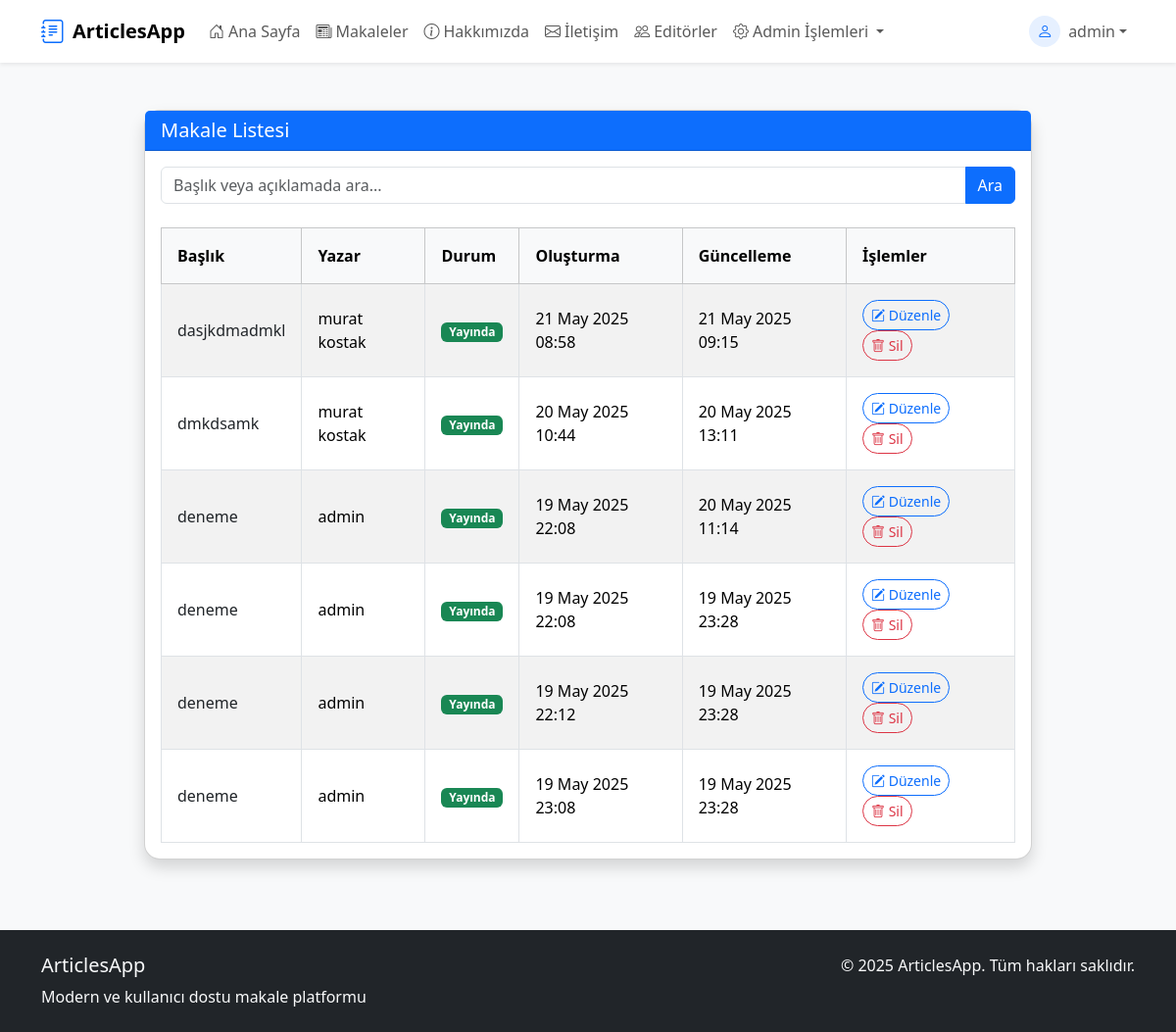
Before: /makale/article-list (signed in) with the older database file.
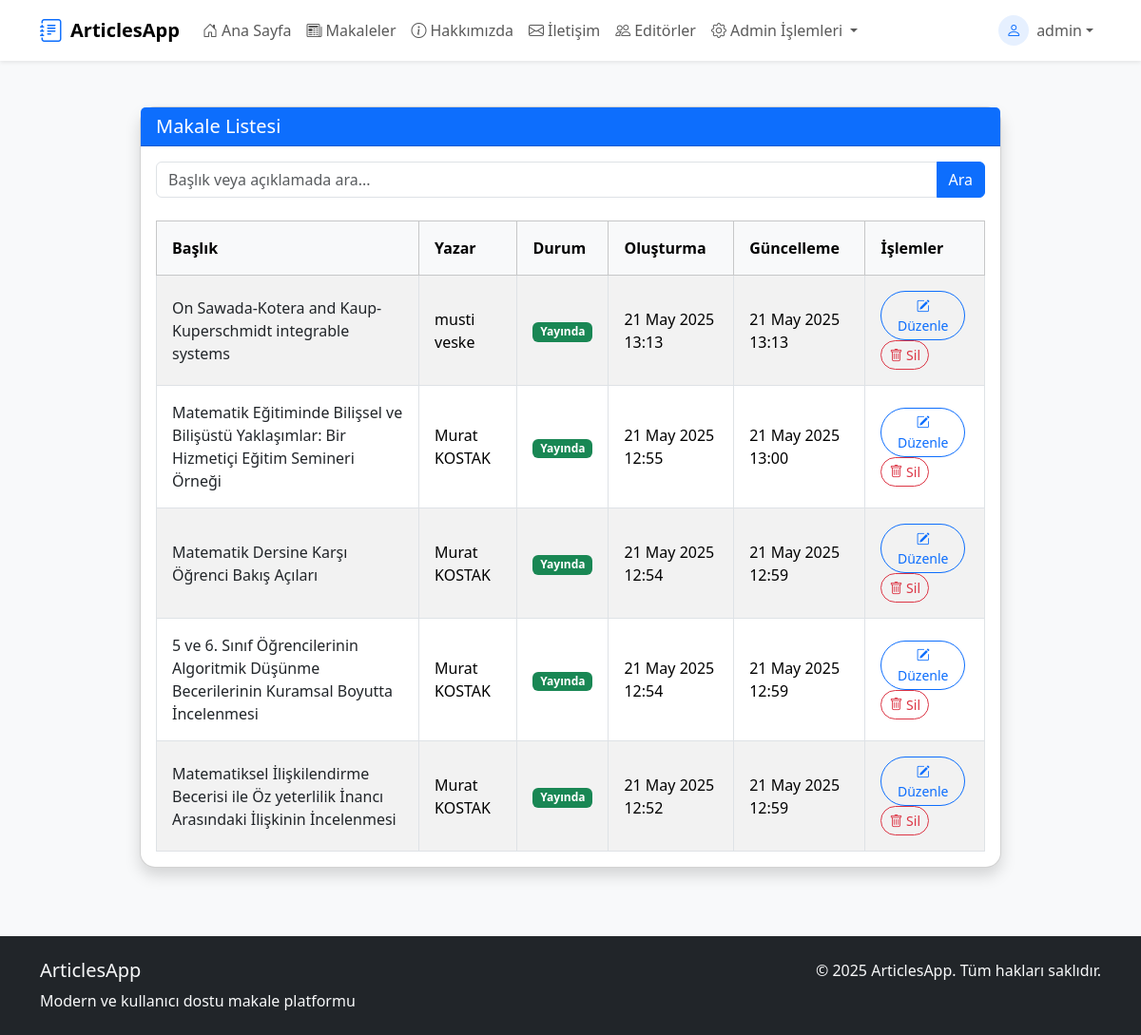
After: the same page with the newer database file.
### articles/models.py (models this page shows, shortened)
class Article(models.Model):
    title = models.CharField(max_length=200)
    description = models.TextField()
    file = models.FileField(
        upload_to=article_file_upload_to,
        validators=[validate_pdf],  # ✅ Buraya eklendi
        null=True,
        blank=True
    )
    date = models.DateField(auto_now=True)
    isActive = models.BooleanField(default=False)
    isHome = models.BooleanField(default=False)
    slug = models.SlugField(null=False, blank=True, unique=True)
    categories = models.ManyToManyField("Category")
    author = models.ForeignKey(User, on_delete=models.CASCADE, null=True, blank=True)
    admin_note = models.TextField(blank=True, null=True)
    created_at = models.DateTimeField(default=timezone.now)
    updated_at = models.DateTimeField(auto_now=True)
    class Meta:
        ordering = ['-updated_at']

### articles/views.py (the view)
# urls.py: path('article-list', views.article_list, name='article_list'),
@login_required
@user_passes_test(lambda u: u.is_superuser)
def article_list(request):
    query = request.GET.get("q", "").strip()
    if query != "":
        articles = Article.objects.filter(
            Q(title__icontains=query) |
            Q(description__icontains=query) |
            Q(author__first_name__icontains=query) |
            Q(author__last_name__icontains=query)
        ).select_related('author').order_by("-updated_at")
    else:
        articles = Article.objects.all().select_related('author').order_by("-updated_at")
    return render(request, 'articles/article-list.html', {
        'articles': articles,
        'query': query
    })

### articles/templates/articles/article-list.html (shortened to what this page needs)
{% extends 'layout.html' %}
{% load static %}
{% block css_file %}
<link rel="stylesheet" href="{% static 'articles/css/style.css' %}">
{% endblock %}
{% block content %}
<div class="container mt-4">
    <div class="row">
        <div class="col-md-10 offset-md-1">
            <div class="card shadow rounded-4">
                <div class="card-header bg-primary text-white">
                    <h5 class="mb-0">Makale Listesi</h5>
                </div>
                <div class="card-body">
                    <form method="GET" class="mb-4">
                        <div class="input-group">
                            <input type="text" name="q" class="form-control" placeholder="Başlık veya açıklamada ara..." value="{{ request.GET.q }}">
                            <button class="btn btn-primary" type="submit">Ara</button>
                        </div>
                    </form>
                    <div class="table-responsive">
                        <table class="table table-bordered table-striped align-middle mb-0">
                            <thead class="table-light">
                                <tr>
                                    <th>Başlık</th>
                                    <th>Yazar</th>
                                    <th>Durum</th>
                                    <th>Oluşturma</th>
                                    <th>Güncelleme</th>
                                    <th>İşlemler</th>
                                </tr>
                            </thead>
                            <tbody>
                                {% for article in articles %}
                                <tr>
                                    <td>
                                        <a href="{% url 'article_details' article.slug %}" class="text-decoration-none text-dark">
                                            {{ article.title }}
                                        </a>
                                    </td>
                                    <td>
                                        {% if article.author %}
                                            {{ article.author.get_full_name|default:article.author.username }}
                                        {% else %}
                                            <span class="text-muted">Belirtilmemiş</span>
                                        {% endif %}
                                    </td>
                                    <td>
                                        {% if article.isActive %}
                                            <span class="badge bg-success">Yayında</span>
                                        {% else %}
                                            <span class="badge bg-warning text-dark">Onay Bekliyor</span>
                                        {% endif %}
                                    </td>
                                    <td>{{ article.created_at|date:"d M Y H:i" }}</td>
                                    <td>{{ article.updated_at|date:"d M Y H:i" }}</td>
                                    <td>
                                        <a href="{% url 'article_edit' article.id %}" class="btn btn-sm btn-outline-primary rounded-pill me-1">
                                            <i class="bi bi-pencil-square"></i> Düzenle
                                        </a>
                                        <a href="{% url 'article_delete' article.id %}" class="btn btn-sm btn-outline-danger rounded-pill" onclick="return confirm('Bu makale silinsin mi?');">
                                            <i class="bi bi-trash"></i> Sil
                                        </a>
                                    </td>
                                </tr>
                                {% empty %}
                                <tr>
                                    <td colspan="6" class="text-center text-muted">Makale bulunamadı.</td>
                                </tr>
                                {% endfor %}
                            </tbody>
                        </table>
                    </div>
                </div>
            </div>
        </div>
    </div>
</div>
{% endblock %}

### templates/layout.html (shortened to what this page needs)
{% load static %}
<!DOCTYPE html>
<html lang="en">
<head>
    <link href="https://cdn.jsdelivr.net/npm/bootstrap@5.3.0/dist/css/bootstrap.min.css" rel="stylesheet">
    <link href="https://cdn.jsdelivr.net/npm/bootstrap-icons@1.10.0/font/bootstrap-icons.css" rel="stylesheet">
    <link rel="stylesheet" href="{% static 'css/style.css' %}"/>
    {% block css_file %} {% endblock %}
</head>
<body class="bg-light">
    <div class="container-fluid px-0">
        {% include 'partials/_nav.html' %}
        <main class="container py-4">
            {% block content %} {% endblock content %}
        </main>
        <footer class="bg-dark text-light py-4 mt-5">
            <div class="container">
                <div class="row">
                    <div class="col-md-6">
                        <h5>ArticlesApp</h5>
                        <p class="mb-0">Modern ve kullanıcı dostu makale platformu</p>
                    </div>
                    <div class="col-md-6 text-md-end">
                        <p class="mb-0">&copy; {% now "Y" %} ArticlesApp. Tüm hakları saklıdır.</p>
                    </div>
                </div>
            </div>
        </footer>
    </div>
</body>
</html>

### templates/partials/_nav.html (shortened to what this page needs)
{% load static %}
<!DOCTYPE html>
<html lang="tr">
<head>
  <link href="{% static 'css/bootstrap.min.css' %}" rel="stylesheet">
</head>
<body>
<nav class="navbar navbar-expand-lg navbar-light bg-white shadow-sm sticky-top">
  <div class="container">
    <a class="navbar-brand d-flex align-items-center" href="/">
      <i class="bi bi-journal-text fs-4 me-2 text-primary"></i>
      <span class="fw-bold">ArticlesApp</span>
    </a>
    <div class="collapse navbar-collapse" id="navbarNav">
      <ul class="navbar-nav me-auto mb-2 mb-lg-0">
        <li class="nav-item">
          <a href="/" class="nav-link {% if request.path == '/' %}active fw-bold{% endif %}">
            <i class="bi bi-house-door me-1"></i>Ana Sayfa
          </a>
        </li>
        <li class="nav-item">
          <a href="{% url 'index' %}" class="nav-link {% if request.path == '/index' %}active fw-bold{% endif %}">
            <i class="bi bi-newspaper me-1"></i>Makaleler
          </a>
        </li>
        <li class="nav-item">
          <a href="/about" class="nav-link {% if request.path == '/about' %}active fw-bold{% endif %}">
            <i class="bi bi-info-circle me-1"></i>Hakkımızda
          </a>
        </li>
        <li class="nav-item">
          <a href="/contact" class="nav-link {% if request.path == '/contact' %}active fw-bold{% endif %}">
            <i class="bi bi-envelope me-1"></i>İletişim
          </a>
        </li>
        <li class="nav-item">
          <a href="{% url 'account:authors_list' %}" class="nav-link {% if request.path == '/account/authors' %}active fw-bold{% endif %}">
            <i class="bi bi-people me-1"></i>Editörler
          </a>
        </li>
        {% if user.is_authenticated %}
            {% if user.is_superuser %}
                <li class="nav-item dropdown">
                    <a class="nav-link dropdown-toggle" href="#" id="adminDropdown"
                       role="button" data-bs-toggle="dropdown" aria-expanded="false">
                        <i class="bi bi-gear me-1"></i>Admin İşlemleri
                    </a>
                </li>
            {% else %}
                <li class="nav-item">
                    <a href="{% url 'article_create' %}" class="nav-link {% if request.path == '/article/create/' %}active fw-bold{% endif %}">
                        <i class="bi bi-plus-circle me-1"></i>Makale Ekle
                    </a>
                </li>
            {% endif %}
        {% endif %}
      </ul>
      <ul class="navbar-nav">
        {% if user.is_authenticated %}
        <li class="nav-item dropdown">
          <a class="nav-link dropdown-toggle d-flex align-items-center" href="#" id="userDropdown"
             role="button" data-bs-toggle="dropdown" aria-expanded="false">
            <div class="d-flex align-items-center">
              <div class="rounded-circle bg-primary bg-opacity-10 d-flex justify-content-center align-items-center me-2"
                   style="width: 32px; height: 32px;">
                <i class="bi bi-person text-primary"></i>
              </div>
              <span>{{ user.username }}</span>
            </div>
          </a>
        </li>
        {% endif %}
      </ul>
    </div>
  </div>
</nav>
</body>
</html>

### templates/partials/_nav.html (style rules this page uses)
.navbar { position: sticky; top: 0; z-index: 1030; }

### articles/templates/articles/article-list.html (style rules this page uses)
.table > :not(caption) > * > * { padding: 1rem; }

Changed rows visible on the page:
removed Article: title "dasjkdmadmkl", author.get_full_name "murat kostak", isActive "Yayında", created_at "21 May 2025 08:58", updated_at "21 May 2025 09:15"
removed Article: title "dmkdsamk", author.get_full_name "murat kostak", isActive "Yayında", created_at "20 May 2025 10:44", updated_at "20 May 2025 13:11"
removed Article: title "deneme", author.get_full_name "admin", isActive "Yayında", created_at "19 May 2025 22:08", updated_at "20 May 2025 11:14"
removed Article: title "deneme", author.get_full_name "admin", isActive "Yayında", created_at "19 May 2025 22:08", updated_at "19 May 2025 23:28"
removed Article: title "deneme", author.get_full_name "admin", isActive "Yayında", created_at "19 May 2025 22:12", updated_at "19 May 2025 23:28"
removed Article: title "deneme", author.get_full_name "admin", isActive "Yayında", created_at "19 May 2025 23:08", updated_at "19 May 2025 23:28"
added Article: title "On Sawada-Kotera and Kaup-Kuperschmidt integrable systems", author.get_full_name "musti veske", isActive "Yayında", created_at "21 May 2025 13:13", updated_at "21 May 2025 13:13"
added Article: title "Matematik Eğitiminde Bilişsel ve Bilişüstü Yaklaşımlar: Bir Hizmetiçi Eğitim Semineri Örneği", author.get_full_name "Murat KOSTAK", isActive "Yayında", created_at "21 May 2025 12:55", updated_at "21 May 2025 13:00"
added Article: title "Matematik Dersine Karşı Öğrenci Bakış Açıları", author.get_full_name "Murat KOSTAK", isActive "Yayında", created_at "21 May 2025 12:54", updated_at "21 May 2025 12:59"
added Article: title "5 ve 6. Sınıf Öğrencilerinin Algoritmik Düşünme Becerilerinin Kuramsal Boyutta İncelenmesi", author.get_full_name "Murat KOSTAK", isActive "Yayında", created_at "21 May 2025 12:54", updated_at "21 May 2025 12:59"
added Article: title "Matematiksel İlişkilendirme Becerisi ile Öz yeterlilik İnancı Arasındaki İlişkinin İncelenmesi", author.get_full_name "Murat KOSTAK", isActive "Yayında", created_at "21 May 2025 12:52", updated_at "21 May 2025 12:59"
